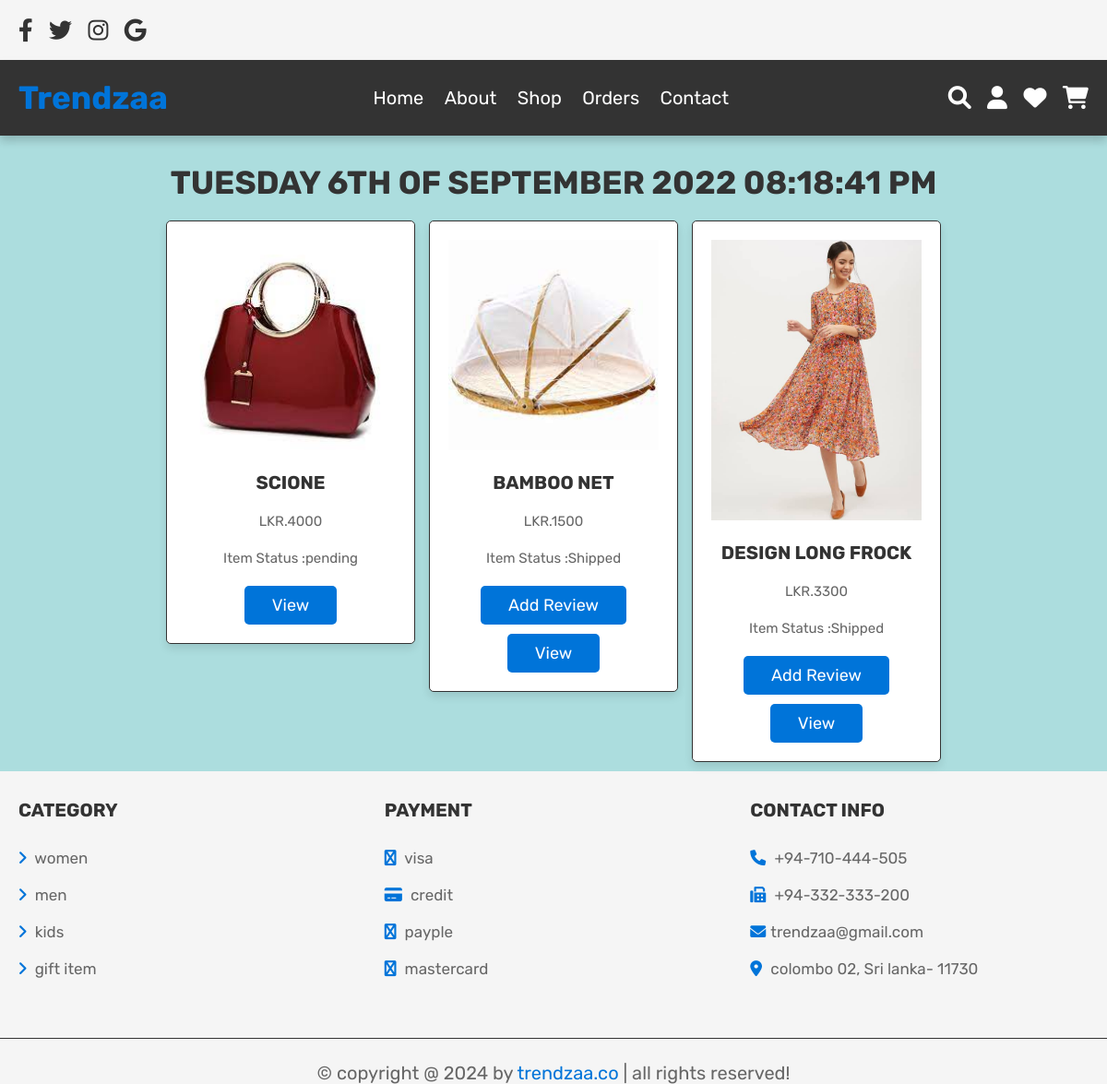
Screenshot of /singleorder.php?orderid=9&orderdate=Tuesday 6th of September 2022 08:18:41 PM (signed in) with the database file from the repository.
### tables this page shows
CREATE TABLE `cart` (
  `id` int(11) NOT NULL,
  `itemid` int(11) NOT NULL,
  `userid` int(11) NOT NULL,
  `orderid` int(11) NOT NULL DEFAULT 0,
  `shipstatus` varchar(250) NOT NULL DEFAULT 'pending'
);

CREATE TABLE `items` (
  `id` int(11) NOT NULL,
  `name` varchar(100) NOT NULL,
  `price` varchar(100) NOT NULL,
  `image` varchar(100) NOT NULL,
  `catid` int(11) NOT NULL,
  `description` varchar(1000) NOT NULL,
  `userid` int(11) NOT NULL,
  `deleted` int(11) NOT NULL DEFAULT 0
);

### singleorder.php (the view, shortened to what this page needs)
<?php
include_once('controllers/dbcon.php');
?>
<!DOCTYPE html>
<html lang="en">
<head>
   <link rel="stylesheet" href="https://cdnjs.cloudflare.com/ajax/libs/font-awesome/6.0.0/css/all.min.css">
<link rel="stylesheet" href="css/style.css">
</head>
<body>
<?php include 'header.php' ;?>
<section class="home-category">
   <h1 class="title"><?php echo $_GET['orderdate'];?></h1>
   <div class="box-container">
   <?php
            $orderid = $_GET['orderid'];
            $itemsql = "SELECT * from cart join items WHERE items.id=cart.itemid and cart.orderid=$orderid";
            $itemresult = $conn->query($itemsql);
            if ($itemresult->num_rows > 0) {
                while($row = $itemresult->fetch_assoc())
                {
                    echo '
                    <div class="box">
                        <img src="uploads/'.$row["image"].'" alt="">
                        <h3>'.$row["name"].' </h3>
                        <p>LKR.'.$row["price"].'</p>
                        <p>Item Status :'.$row["shipstatus"].'</p>';
                        if ($row["shipstatus"]==='Shipped') {
                            echo    '<a href="itemaddreview.php?itemid='.$row["itemid"].'&itemname='.$row["name"].'" class="btn"">Add Review</a>';
                        }
                    echo    '<a href="singleitem.php?itemid='.$row["itemid"].'" class="btn"">View</a>
                    </div>
                    ';
                }
            } else {
                echo "<font color='red'> Ooops ! No Records ! </font>";
            }
            ?>
</div>
</section>
   <?php
include'footer.php';
   ?>
</body>
</html>

### css/style.css (style rules this page uses)
:root { --blue:#0000ae; --red:#c0392b; --light-blue:#0074D9; --sandy-tan:#ACDDDE; --orange:#f39c12; --black:#333; --white:#fff; --light-color:#666; --light-white:#ccc; --light-bg:#f5f5f5; --border:.1rem solid var(--black); --box-shadow:0 .5rem 1rem rgba(0,0,0,.1); }
* { font-family: 'Rubik', sans-serif; margin:0; padding:0; box-sizing: border-box; outline: none; border:none; text-decoration: none; transition:all .2s linear; }
body { background-color: var(--sandy-tan); }
html { font-size: 62.5%; overflow-x: hidden; scroll-behavior: smooth; scroll-padding-top: 6.5rem; }
.btn, .option-btn, .delete-btn, .white-btn { display: inline-block; margin-top: 1rem; padding:1rem 3rem; cursor: pointer; color:var(--white); font-size: 1.8rem; border-radius: .5rem; text-transform: capitalize; }
.white-btn, .btn { background-color: var(--light-blue); }
section { padding: 3rem 2rem; max-width: 1200px; margin: 0 auto; }
.home-category .box-container { display: grid; grid-template-columns: repeat(auto-fit, 27rem); gap:1.5rem; justify-content: center; align-items: flex-start; margin-bottom: 1rem; }
.title { text-align: center; margin-bottom: 2rem; text-transform: uppercase; color:var(--black); font-size: 3.5rem; }
.home-category .box-container .box { padding:2rem; text-align: center; border:var(--border); background-color: var(--light-white); box-shadow: var(--box-shadow); border-radius: .5rem; }
.home-category .box-container .box img { width: 100%; margin-bottom: 2rem; }
.home-category .box-container .box h3 { text-transform: uppercase; color:var(--black); padding:1rem 0; font-size: 2rem; }
.home-category .box-container .box p { line-height: 2; font-size: 1.5rem; color:var(--light-color); padding:.5rem 0; }
.home-category { padding-bottom:0; }
.home-category .box-container { display: grid; grid-template-columns: repeat(auto-fit, 27rem); gap:1.5rem; justify-content: center; align-items: flex-start; }
.home-category .box-container .box { padding:2rem; text-align: center; border:var(--border); background-color: var(--white); box-shadow: var(--box-shadow); border-radius: .5rem; }
.home-category .box-container .box img { width: 100%; margin-bottom: 1rem; }
.home-category { padding-bottom: 0; }

### rows the page displays
cart: itemid.image (picture), itemid.name "SCIONE", itemid.price "4000", shipstatus "pending"
cart: itemid.image (picture), itemid.name "BAMBOO NET", itemid.price "1500", shipstatus "Shipped"
cart: itemid.image (picture), itemid.name "DESIGN LONG FROCK", itemid.price "3300", shipstatus "Shipped"

### other values shown
$_GET['orderdate'] "TUESDAY 6TH OF SEPTEMBER 2022 08:18:41 PM"
